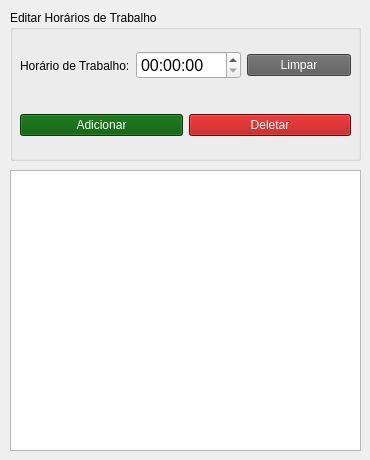
<?xml version="1.0" encoding="UTF-8"?>
<ui version="4.0">
 <class>Form</class>
 <widget class="QWidget" name="Form">
  <property name="geometry">
   <rect>
    <x>0</x>
    <y>0</y>
    <width>370</width>
    <height>460</height>
   </rect>
  </property>
  <property name="minimumSize">
   <size>
    <width>370</width>
    <height>460</height>
   </size>
  </property>
  <property name="windowTitle">
   <string>Horários de Trabalho - Mehsys</string>
  </property>
  <widget class="QGroupBox" name="groupBox">
   <property name="geometry">
    <rect>
     <x>10</x>
     <y>10</y>
     <width>351</width>
     <height>151</height>
    </rect>
   </property>
   <property name="title">
    <string>Editar Horários de Trabalho</string>
   </property>
   <widget class="QWidget" name="horizontalLayoutWidget">
    <property name="geometry">
     <rect>
      <x>10</x>
      <y>30</y>
      <width>331</width>
      <height>51</height>
     </rect>
    </property>
    <layout class="QHBoxLayout" name="horizontalLayout">
     <item>
      <widget class="QLabel" name="labhor">
       <property name="text">
        <string>Horário de Trabalho:</string>
       </property>
      </widget>
     </item>
     <item>
      <widget class="QTimeEdit" name="timHor">
       <property name="font">
        <font>
         <pointsize>12</pointsize>
        </font>
       </property>
      </widget>
     </item>
     <item>
      <widget class="QPushButton" name="btnLim_tim">
       <property name="styleSheet">
        <string notr="true">background-color: rgb(90, 90, 90);
color: rgb(255, 255, 255);</string>
       </property>
       <property name="text">
        <string>Limpar</string>
       </property>
      </widget>
     </item>
    </layout>
   </widget>
   <widget class="QWidget" name="horizontalLayoutWidget_2">
    <property name="geometry">
     <rect>
      <x>10</x>
      <y>90</y>
      <width>331</width>
      <height>51</height>
     </rect>
    </property>
    <layout class="QHBoxLayout" name="horizontalLayout_2">
     <item>
      <widget class="QPushButton" name="btnAdd_hor">
       <property name="styleSheet">
        <string notr="true">background-color: rgb(0, 85, 0);
color: rgb(255, 255, 255);</string>
       </property>
       <property name="text">
        <string>Adicionar</string>
       </property>
      </widget>
     </item>
     <item>
      <widget class="QPushButton" name="btnDel_hor">
       <property name="styleSheet">
        <string notr="true">background-color: rgb(170, 0, 0);
color: rgb(255, 255, 255);</string>
       </property>
       <property name="text">
        <string>Deletar</string>
       </property>
      </widget>
     </item>
    </layout>
   </widget>
  </widget>
  <widget class="QListWidget" name="listTra">
   <property name="geometry">
    <rect>
     <x>10</x>
     <y>170</y>
     <width>351</width>
     <height>281</height>
    </rect>
   </property>
   <property name="font">
    <font>
     <pointsize>11</pointsize>
    </font>
   </property>
  </widget>
 </widget>
 <resources/>
 <connections/>
</ui>
